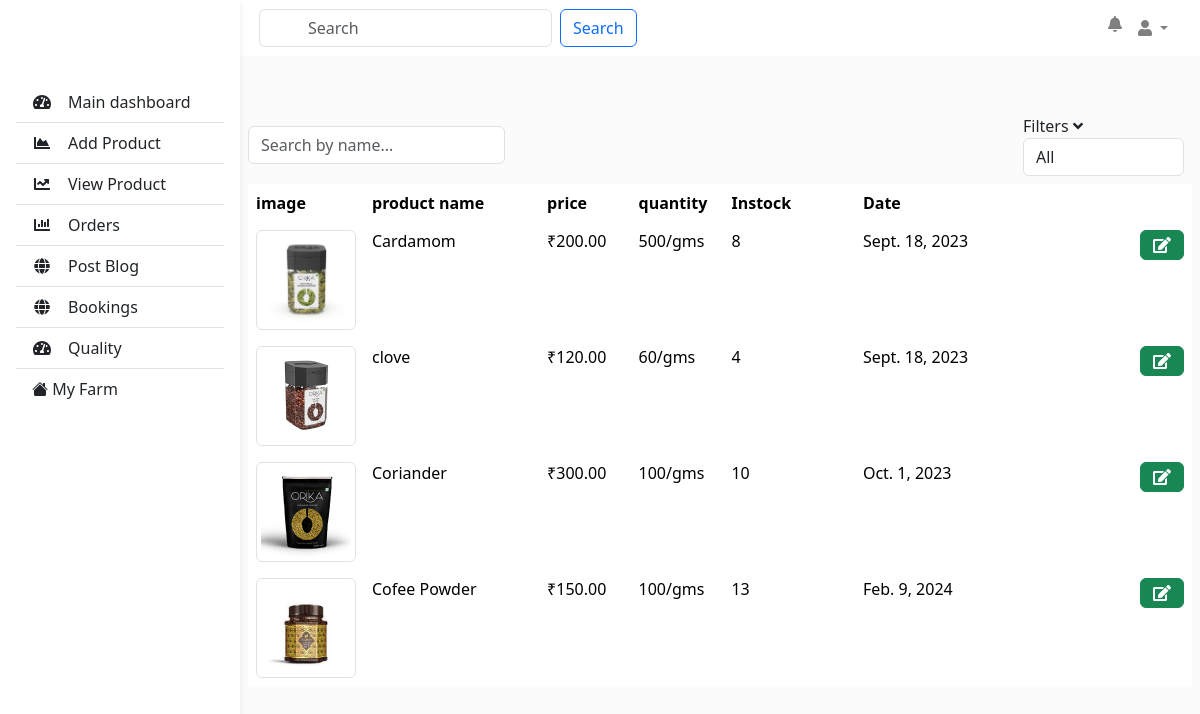
The app's page /seller_product_listing/ (signed in), older data.
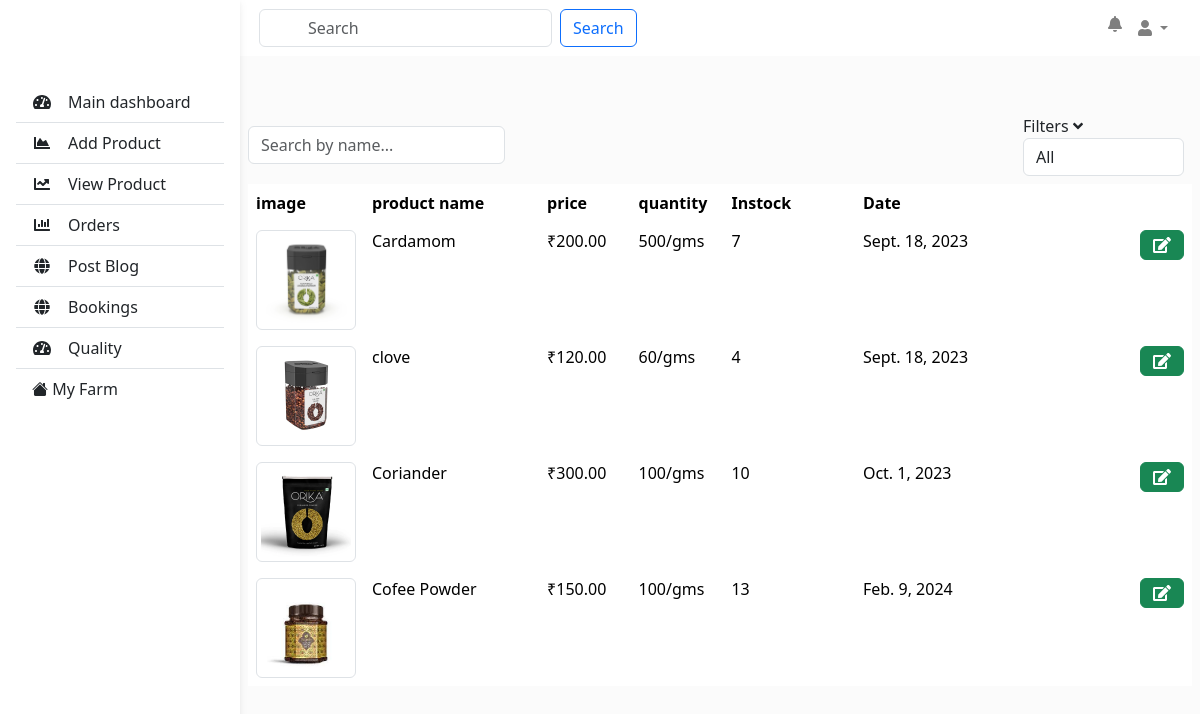
The same page, newer data.
### storeapp/models.py (models this page shows, shortened)
class Product(models.Model):
    product_name = models.CharField(max_length=255,null=True)
    description = models.TextField()
    image = models.ImageField(upload_to='products/', null=True, blank=True)
    quantity_value = models.PositiveIntegerField(default=100,null=True)
    quantity_prefix = models.CharField(max_length=10, choices=[('gms', 'gms'), ('kg', 'kg')], default='gms')
    stock = models.PositiveIntegerField(default=1,null=True)
    price = models.DecimalField(max_digits=10, decimal_places=2,null=True)
    date_added = models.DateField(default=timezone.now)
    brand_name = models.CharField(max_length=255, default="",null=True)
    seller = models.ForeignKey(CustomUser, on_delete=models.CASCADE, null=True, blank=True)
    batch_no=models.CharField(max_length=10,default="",null=True)
    average_rating = models.FloatField(default=0.0)
    STATUS_CHOICES = [
        ('In Stock', 'In Stock'),
        ('Out of Stock', 'Out of Stock'),
    ]
    status = models.CharField(max_length=15, choices=STATUS_CHOICES, default='In Stock')
    category = models.CharField(max_length=100, null=True)
    subcategory = models.CharField(max_length=100, null=True)

### storeapp/views.py (the view)
# urls.py: path('seller_product_listing/', views.seller_product_listing, name='seller_product_listing'),
@never_cache
@login_required(login_url='loginredirect')
def seller_product_listing(request):
    if request.user.is_seller:
        current_seller = request.user
        seller_products = Product.objects.filter(seller=current_seller)
        context = {
            'seller_products': seller_products
        }
        return render(request, 'product_list.html', context)
    else:
        return redirect('seller_register')

### template/product_list.html (shortened to what this page needs)
<html>
<head>
<link rel="stylesheet" href="https://maxcdn.bootstrapcdn.com/bootstrap/4.5.2/css/bootstrap.min.css">
        <link href="https://cdn.jsdelivr.net/npm/bootstrap@5.3.2/dist/css/bootstrap.min.css" rel="stylesheet">
        <link rel="stylesheet" href="https://cdn.jsdelivr.net/npm/bootstrap-icons@1.11.1/font/bootstrap-icons.css">
    </head>
<header>
    <nav
         id="sidebarMenu"
         class="collapse d-lg-block sidebar collapse bg-white"
         >
      <div class="position-sticky">
        <div class="list-group list-group-flush mx-3 mt-4">
          <a
             href="{% url "seller_index" %}"
             class="list-group-item list-group-item-action py-2 ripple"
             aria-current="true"
             >
            <i class="fas fa-tachometer-alt fa-fw me-3"></i
              ><span>Main dashboard</span>
          </a>
          <a
             href="{% url "add_product" %}"
             class="list-group-item list-group-item-action py-2 ripple "
             >
            <i class="fas fa-chart-area fa-fw me-3"></i
              ><span>Add Product</span>
          </a>
          <a
             href="{% url "seller_product_listing" %}"
             class="list-group-item list-group-item-action py-2 ripple"
             ><i class="fas fa-chart-line fa-fw me-3"></i
            ><span>View Product</span></a
            >
          <a
             href="{% url "seller_orders" %}"
             class="list-group-item list-group-item-action py-2 ripple"
             ><i class="fas fa-chart-bar fa-fw me-3"></i><span>Orders</span></a
            >
          <a
              href="{% url "createblog" %}"
             class="list-group-item list-group-item-action py-2 ripple"
             ><i class="fas fa-globe fa-fw me-3"></i
            ><span>Post Blog</span></a
            >
            <a
              href="{% url "seller_booking_display" %}"
             class="list-group-item list-group-item-action py-2 ripple"
             ><i class="fas fa-globe fa-fw me-3"></i
            ><span>Bookings</span></a
            >
            <a
             href="{% url "quality" %}"
             class="list-group-item list-group-item-action py-2 ripple"
             aria-current="true"
             >
            <i class="fas fa-tachometer-alt fa-fw me-3"></i
              ><span>Quality</span>
          </a>
          <a
             href="{% url "farm_details" %}"
             class="list-group-item list-group-item-action py-2 ripple"
             aria-current="true"
             >
             <i class="bi bi-house-fill"></i>
              <span> My Farm</span>
          </a>
        </div>
      </div>
    </nav>
    <nav class="my-custom-navbar navbar navbar-expand-lg navbar-light bg-white">
        <div class="container ps-5 ms-5">
          <a class="navbar-brand" href="#">My Project</a>
          <form class="form-inline my-2 my-lg-0">
            <input
              class="form-control mr-sm-2 ps-5 ms-5"
              type="search"
              placeholder="Search"
              aria-label="Search"
            />
            <button class="btn btn-outline-primary my-2 my-sm-0" type="submit">
              Search
            </button>
          </form>
          <ul class="navbar-nav ml-auto">
            <li class="nav-item">
              <a class="nav-link" href="#">
                <i class="fas fa-bell"></i>
              </a>
            </li>
            <li class="nav-item dropdown">
              <a
                class="nav-link dropdown-toggle"
                href="#"
                id="userDropdown"
                role="button"
                data-toggle="dropdown"
                aria-haspopup="true"
                aria-expanded="false"
              >
                <i class="fas fa-user"></i>
              </a>
            </li>
          </ul>
        </div>
      </nav>
  </header>
  <main style="margin-top: 58px">
    <div class="container mt-5 px-2">
        <div class="mb-2 d-flex justify-content-between align-items-center">
            <div class="position-relative">
                <input type="text" id="search-input" class="form-control w-100" placeholder="Search by name...">
            </div>
            <div class="px-2">
                <span>Filters <i class="fa fa-angle-down"></i></span>
                <select id="filter-options" class="form-control">
                    <option value="all">All</option>
                </select>
            </div>
        </div>
        <div class="table-responsive">
            <table class="table table-responsive table-borderless">
                <thead>
                    <tr class="bg-light">
                        <th scope="col" width="5%">image</th>
                        <th scope="col" width="20%">product name</th>
                        <th scope="col" width="10%">price</th>
                        <th scope="col" width="10%">quantity</th>
                        <th scope="col" width="15%">Instock</th>
                        <th scope="col" width="15%">Date</th>
                        <th scope="col" class="text-end" width="30%"></th>
                    </tr>
                </thead>
                <tbody>
                    {% for product in seller_products %}
                    <tr>
                        <td>
                            <img src="{{ product.image.url }}" alt="{{ product.product_name }}" class="img-thumbnail" style="max-width: 100px;">
                        </td>
                        <td class="product-name">{{ product.product_name }}</td>
                        <td class="price">₹{{ product.price }}</td>
                        <td class="quantity"> {{ product.quantity_value }}/{{product.quantity_prefix}}</td>
                        <td class="stock">{{ product.stock }}</td>
                        <td class="date">{{ product.date_added }}</td>
                        <td class="text-end">
                            <a href={% url "update_product" product.id %}><button type="button" class="btn btn-success"><i class="fas fa-edit"></i></button></a>
                        </td>
                    </tr>
                    {% endfor %}
                </tbody>
            </table>
        </div>
    </div>
</main>
    <link rel="stylesheet" type="text/css" href="https://cdn.datatables.net/1.11.10/css/jquery.dataTables.css">
  </html>

### template/product_list.html (style rules this page uses)
@media (min-width: 991.98px) { main { padding-left: 240px; } }
.sidebar { position: fixed; top: 0; bottom: 0; left: 0; padding: 58px 0 0; box-shadow: 0 2px 5px 0 rgb(0 0 0 / 5%), 0 2px 10px 0 rgb(0 0 0 / 5%); width: 240px; z-index: 600; }

Row changes from the older to the newer data that the page shows:
changed Product "Cardamom": stock "8" → "7"
